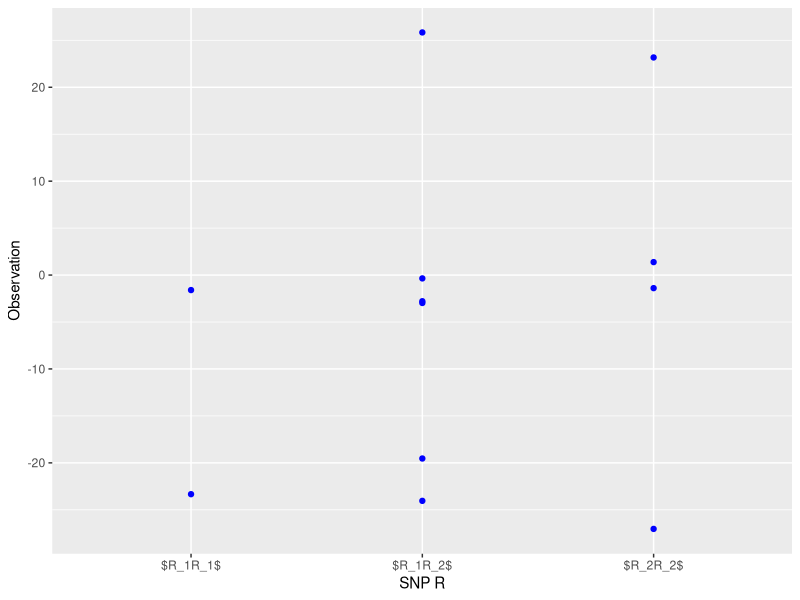
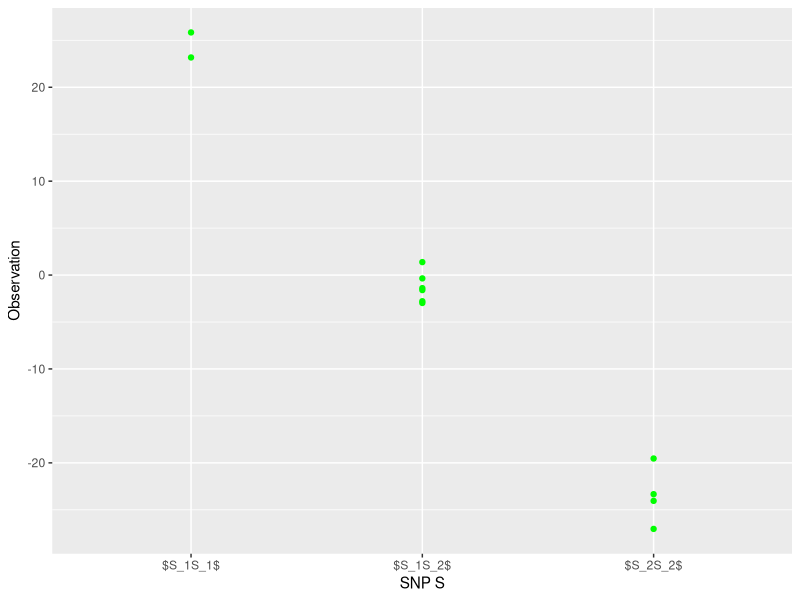

Generate these figures, in order, with R:
## ---- chunk 1
### # fix the number of animals
n_nr_animal <- 12
### # fix number of snp columns
n_nr_snp <- 2
### # residual standard deviation
n_res_sd <- 2.13
### # vector of genotype value coefficients
vec_geno_value_coeff <- c(-1,0,1)
### # sample genotypes of unlinked SNP randomly
set.seed(9876)
### # fix allele frequency of positive allele
n_prob_snps <- .5
### # genotypic values 
vec_geno_val <- c(0, 23.52)
### # put together the genotypes into a matrix
mat_geno_snp <- matrix(c(sample(vec_geno_value_coeff, n_nr_animal, replace = TRUE),
                         sample(vec_geno_value_coeff, n_nr_animal, prob = c((1-n_prob_snps)^2, 2*(1-n_prob_snps)*n_prob_snps, n_prob_snps^2), replace = TRUE)),
                       nrow = n_nr_snp)
mat_obs_y <- crossprod(mat_geno_snp, vec_geno_val) + rnorm(n = n_nr_animal, mean = 0, sd = n_res_sd)
## ---- chunk 2
geno_code_map <- tibble::tibble(code = c(-1, 0, 1),
                            `SNP R` = c("$R_2R_2$", "$R_1R_2$", "$R_1R_1$"),
                            `SNP S` = c("$S_2S_2$", "$S_1S_2$", "$S_1S_1$"))
geno_code <- tibble::tibble(`Code R` = mat_geno_snp[1,],
                            `Code S` = mat_geno_snp[2,])
require(dplyr)
geno_code %>% 
  inner_join(geno_code_map, by = c("Code R" = "code")) %>%
  select(`Code R`, `SNP R`) -> geno_snp_r
geno_code %>% 
  inner_join(geno_code_map, by = c("Code S" = "code")) %>%
  select(`Code S`, `SNP S`) -> geno_snp_s

geno_snp_r %>%
  bind_cols(geno_snp_s) -> tbl_all_geno
  
tbl_obs <- tibble::tibble(Observation = mat_obs_y[,1])

tbl_all_geno %>% bind_cols(tbl_obs) -> tbl_all_data
knitr::kable(tbl_all_data, booktabs = TRUE) 
## ---- chunk 3
require(ggplot2)
ggplot(data = tbl_all_data, aes(x = `SNP R`, y = Observation)) + 
  geom_point(color = 'blue')
## ---- chunk 4
ggplot(data = tbl_all_data, aes(x = `SNP S`, y = Observation)) + 
  geom_point(color = 'green') 
## ---- chunk 5

